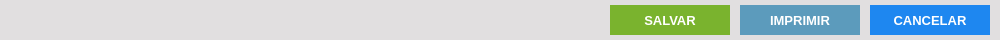
   <widget class="QFrame" name="fr_BotoesFormVenda">
    <property name="geometry">
     <rect>
      <x>0</x>
      <y>460</y>
      <width>1000</width>
      <height>40</height>
     </rect>
    </property>
    <property name="styleSheet">
     <string notr="true">background:#E1DFE0;
border: none;</string>
    </property>
    <widget class="QPushButton" name="bt_CancelarVenda">
     <property name="geometry">
      <rect>
       <x>870</x>
       <y>5</y>
       <width>120</width>
       <height>30</height>
      </rect>
     </property>
     <property name="font">
      <font>
       <family>Tahoma</family>
       <pointsize>10</pointsize>
       <weight>75</weight>
       <bold>true</bold>
      </font>
     </property>
     <property name="cursor">
      <cursorShape>PointingHandCursor</cursorShape>
     </property>
     <property name="focusPolicy">
      <enum>Qt::NoFocus</enum>
     </property>
     <property name="contextMenuPolicy">
      <enum>Qt::ActionsContextMenu</enum>
     </property>
     <property name="styleSheet">
      <string notr="true">QPushButton {
background-color: #1E87F0;
color: #FFF
}
QPushButton:hover{
background-color: #40a286
}</string>
     </property>
     <property name="text">
      <string>CANCELAR</string>
     </property>
    </widget>
    <widget class="QPushButton" name="bt_SalvarVenda">
     <property name="geometry">
      <rect>
       <x>610</x>
       <y>5</y>
       <width>120</width>
       <height>30</height>
      </rect>
     </property>
     <property name="font">
      <font>
       <family>Tahoma</family>
       <pointsize>10</pointsize>
       <weight>75</weight>
       <bold>true</bold>
      </font>
     </property>
     <property name="cursor">
      <cursorShape>PointingHandCursor</cursorShape>
     </property>
     <property name="focusPolicy">
      <enum>Qt::NoFocus</enum>
     </property>
     <property name="contextMenuPolicy">
      <enum>Qt::ActionsContextMenu</enum>
     </property>
     <property name="styleSheet">
      <string notr="true">QPushButton {
background-color: #7AB32E;
color: #FFF
 }
QPushButton:hover{
background-color: #40a286
}</string>
     </property>
     <property name="text">
      <string>SALVAR</string>
     </property>
    </widget>
    <widget class="QPushButton" name="bt_ImprimirVenda">
     <property name="enabled">
      <bool>false</bool>
     </property>
     <property name="geometry">
      <rect>
       <x>740</x>
       <y>5</y>
       <width>120</width>
       <height>30</height>
      </rect>
     </property>
     <property name="font">
      <font>
       <family>Tahoma</family>
       <pointsize>10</pointsize>
       <weight>75</weight>
       <bold>true</bold>
      </font>
     </property>
     <property name="cursor">
      <cursorShape>PointingHandCursor</cursorShape>
     </property>
     <property name="focusPolicy">
      <enum>Qt::NoFocus</enum>
     </property>
     <property name="contextMenuPolicy">
      <enum>Qt::ActionsContextMenu</enum>
     </property>
     <property name="styleSheet">
      <string notr="true">QPushButton {
background-color: #5C9BBC;
color: #FFF
 }
QPushButton:hover{
background-color: #40a286
}</string>
     </property>
     <property name="text">
      <string>IMPRIMIR</string>
     </property>
     <property name="icon">
      <iconset>
       <normaloff>../../../../home/andre/.designer/Images/gtk-print.png</normaloff>../../../../home/andre/.designer/Images/gtk-print.png</iconset>
     </property>
    </widget>
   </widget>
